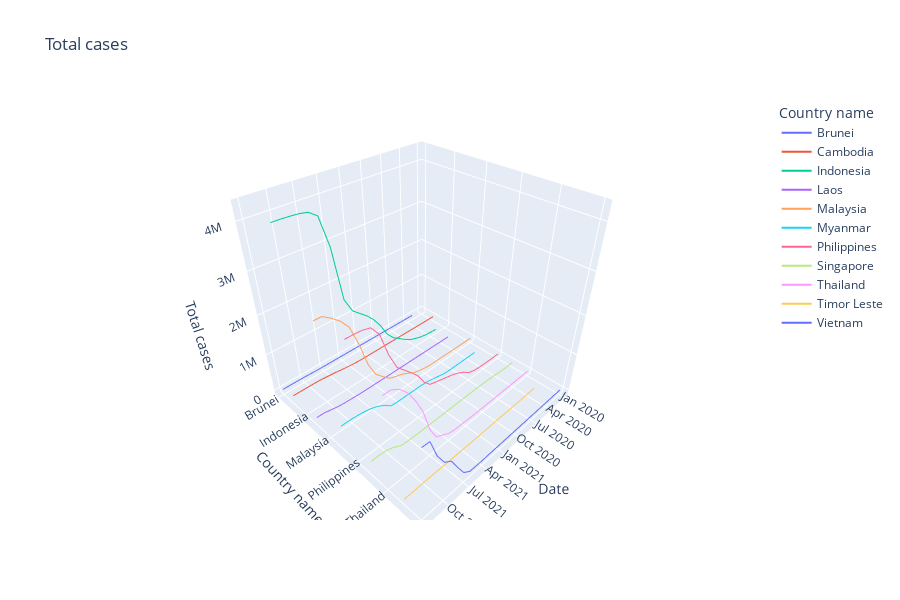
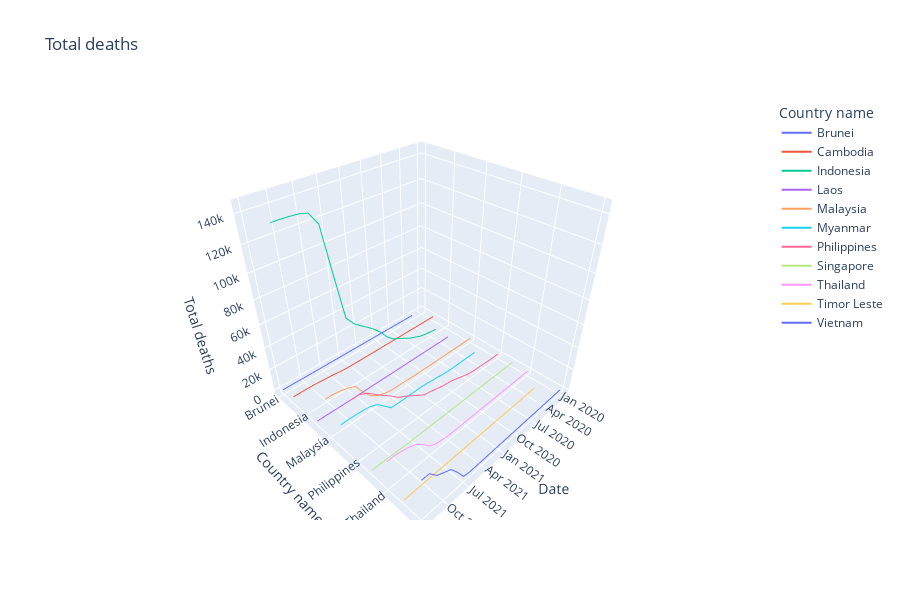
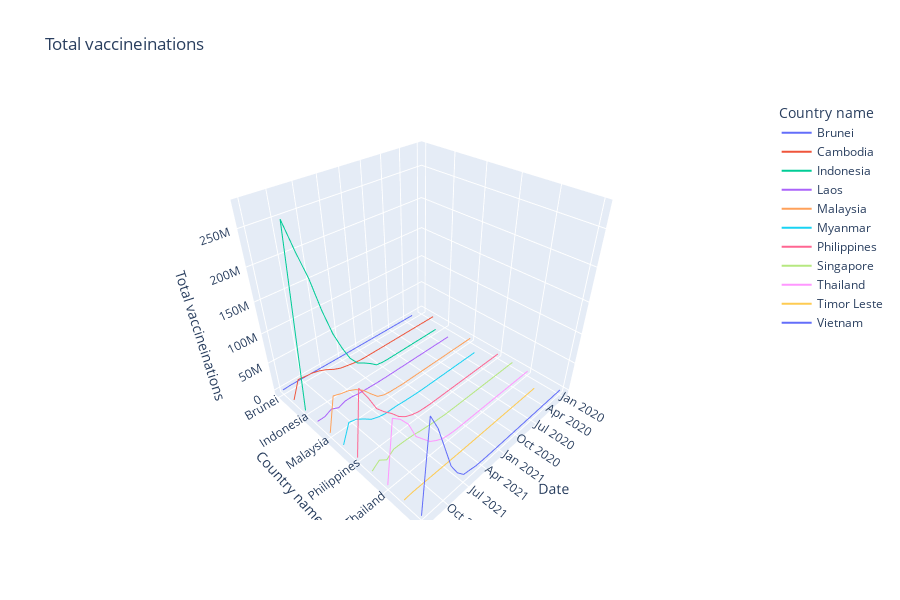

Notebook code cell kept with these figures, in order:
### Markdown cell above
### Comparing the number of cases between countries

### Code cell
fig = px.line_3d(df_covid_monthly, x = 'Date', y = 'Country name', z='Total cases', color = 'Country name', height = 600,
             title='Total cases')
fig.show()

fig = px.line_3d(df_covid_monthly, x = 'Date', y = 'Country name', z='Total deaths', color = 'Country name', height = 600,
             title='Total deaths')
fig.show()

fig = px.line_3d(df_covid_monthly, x = 'Date', y = 'Country name', z='Total vaccineinations', color = 'Country name', height = 600,
             title='Total vaccineinations')
fig.show()
